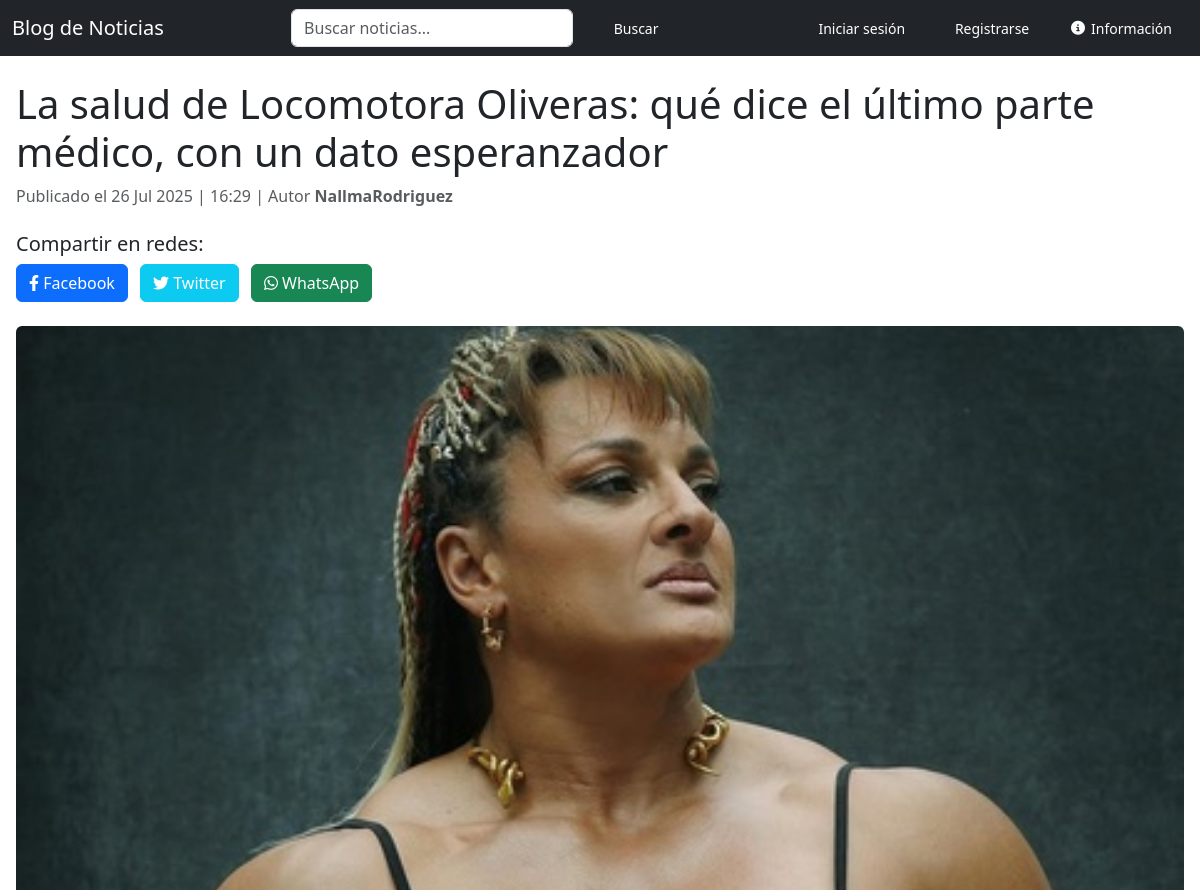
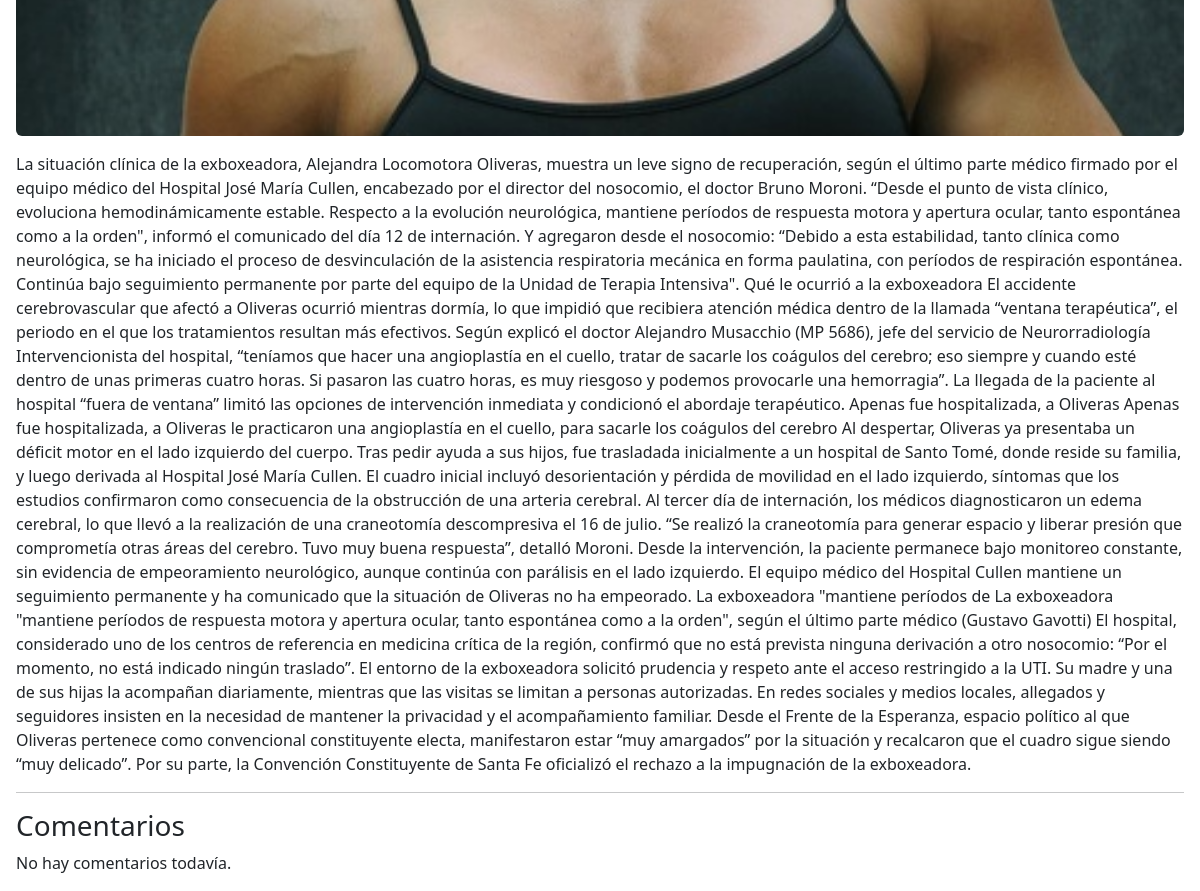
/noticia/4/, run on the app's committed database (2 pictures, top to bottom).
### blog/models.py (models this page shows, shortened)
class Noticia(models.Model):
    titulo = models.CharField(max_length=200)
    resumen = models.TextField(blank=True, null=True)
    contenido = models.TextField()
    categoria = models.ForeignKey(Categoria, on_delete=models.CASCADE)
    autor = models.ForeignKey(User, on_delete=models.CASCADE)
    imagen = models.ImageField(upload_to='noticias/', blank=True, null=True)
    destacada = models.BooleanField(default=False)
    fecha_publicacion = models.DateTimeField(auto_now_add=True)

### blog/views.py (the view)
# urls.py: path('noticia/<int:pk>/', views.detalle_noticia, name='detalle_noticia'),
def detalle_noticia(request, pk):
    noticia = get_object_or_404(Noticia, pk=pk)
    comentarios = noticia.comentarios.all()
    return render(request, 'detalle_noticia.html', {'noticia': noticia, 'comentarios': comentarios})

### blog/templates/detalle_noticia.html
{% extends 'base.html' %}
{% block contenido %}
    <h1>{{ noticia.titulo }}</h1>
    <p class="text-muted">
    Publicado el {{ noticia.fecha_publicacion|date:"d M Y" }} | {{ noticia.fecha_publicacion|time:"H:i" }}
    | Autor <strong>{{ noticia.autor }}</strong>
    </p>
    <div class="mt-4">
    <h5>Compartir en redes:</h5>
    <a href="https://www.facebook.com/sharer/sharer.php?u={{ request.build_absolute_uri }}" target="_blank" class="btn btn-primary me-2">
        <i class="fab fa-facebook-f"></i> Facebook
    </a>
    <a href="https://twitter.com/intent/tweet?url={{ request.build_absolute_uri }}&text={{ noticia.titulo }}" target="_blank" class="btn btn-info text-white me-2">
        <i class="fab fa-twitter"></i> Twitter
    </a>
    <a href="https://api.whatsapp.com/send?text={{ noticia.titulo }} {{ request.build_absolute_uri }}" target="_blank" class="btn btn-success">
        <i class="fab fa-whatsapp"></i> WhatsApp
    </a>
</div>
    <br>
    {% if noticia.imagen %}
    <img src="{{ noticia.imagen.url }}"
         class="img-fluid rounded mb-3 w-100"
         style="max-height: 700px; object-fit: cover;"
         alt="Imagen de la noticia">
    {% endif %}
    <p>{{ noticia.contenido }}</p>
    <hr>
    <h3>Comentarios</h3>
    {% for comentario in comentarios %}
        <p><strong>{{ comentario.autor }}</strong>: {{ comentario.texto }}</p>
    {% empty %}
        <p>No hay comentarios todavía.</p>
    {% endfor %}
{% endblock %}

### data on the page
Noticia: titulo "La salud de Locomotora Oliveras: qué dice el último parte médico, con un dato esperanzador", fecha_publicacion "26 Jul 2025", fecha_publicacion "16:29", autor "NallmaRodriguez", imagen (picture), contenido "La situación clínica de la exboxeadora, Alejandra Locomotora Oliveras, muestra un leve signo de recuperación, según el último parte médico firmado por el equipo médico del Hospital José María Cullen, encabezado por el director del nosocomio, el doctor Bruno Moroni. “Desde el punto de vista clínico, evoluciona hemodinámicamente estable. Respecto a la evolución neurológica, mantiene períodos de respuesta motora y apertura ocular, tanto espontánea como a la orden\", informó el comunicado del día 12 de internación. Y agregaron desde el nosocomio: “Debido a esta estabilidad, tanto clínica como neurológica, se ha iniciado el proceso de desvinculación de la asistencia respiratoria mecánica en forma…"
